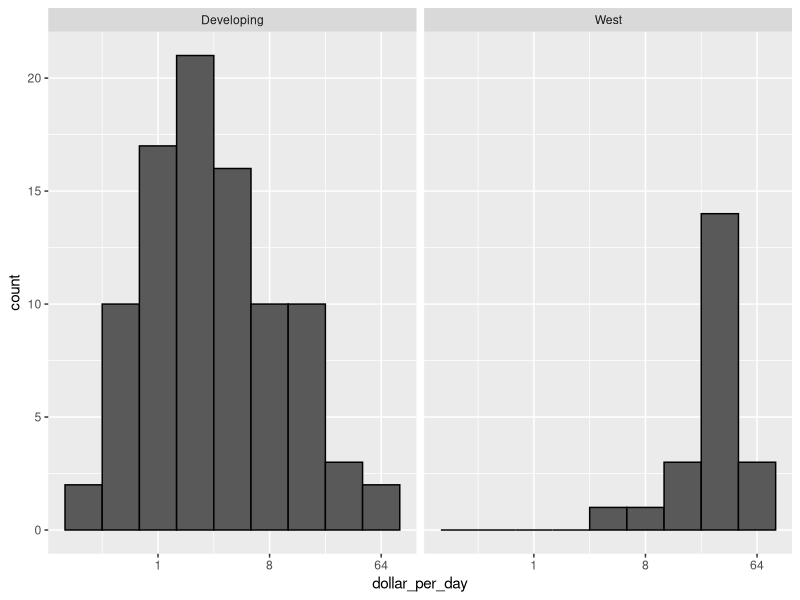
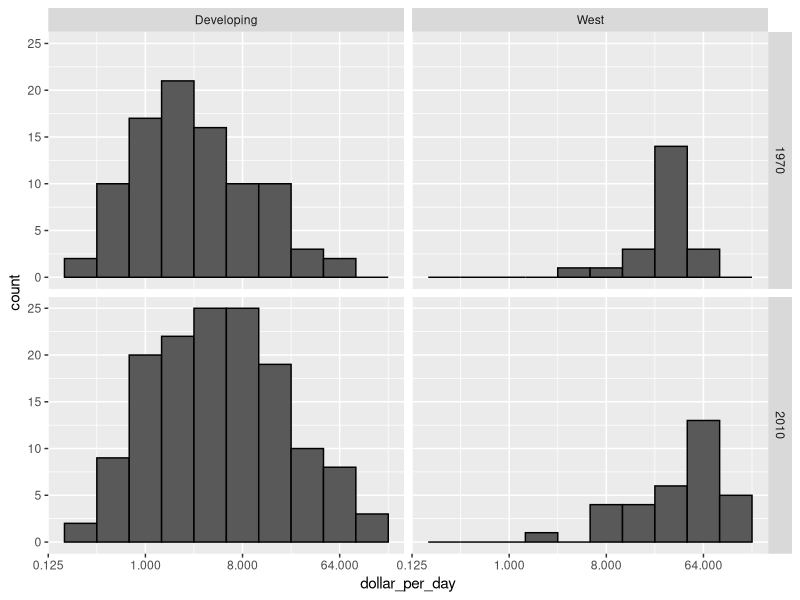
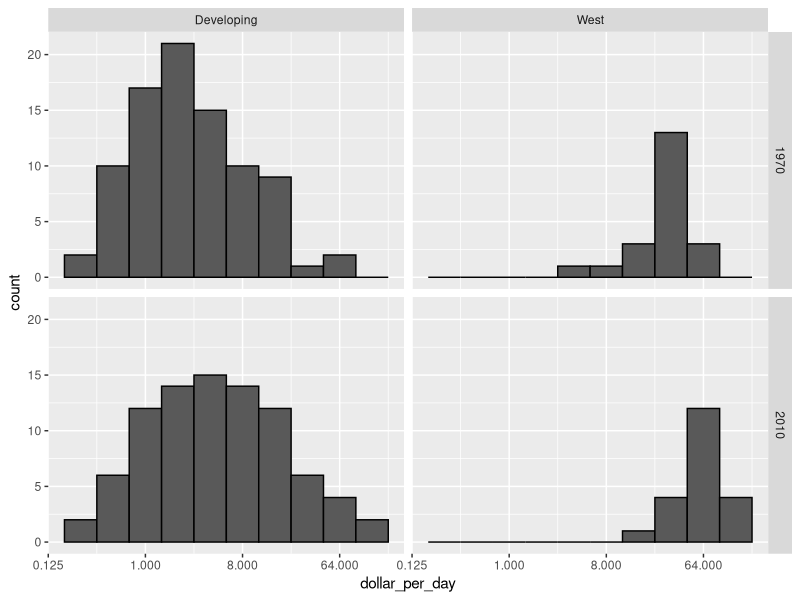
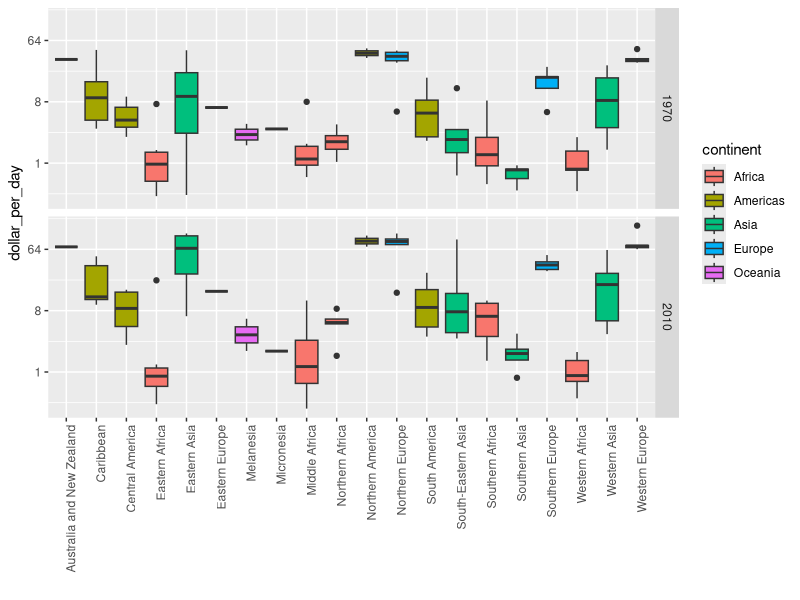
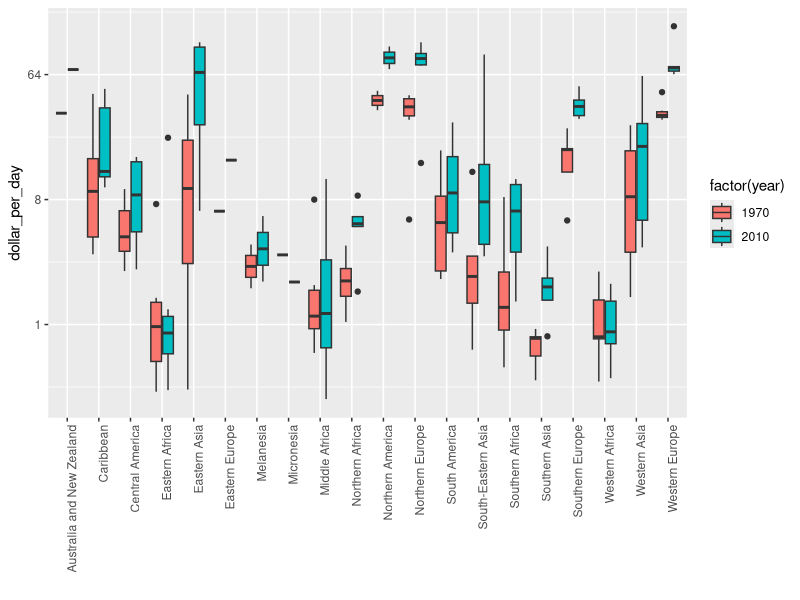

The R script that drew these images, in order:
library(tidyverse)
library(dslabs)

data("gapminder")

west <- c('Western Europe','Northern Europe','Southern Europe','Northern America',
          'Australia and New Zealand')

past_year <- 1970

gapminder <- gapminder %>% 
  mutate(dollar_per_day = gdp/population/365)

p <- gapminder %>%
  filter(year == past_year & !is.na(gdp)) %>%
  mutate(group = ifelse(region %in% west, 'West','Developing')) %>% 
  ggplot(aes(dollar_per_day)) + 
  geom_histogram(binwidth = 1,color = 'black') +
  scale_x_continuous(trans = 'log2') +
  facet_grid(.~group)


present_year <- 2010

q <- gapminder %>%
  filter(year %in% c(past_year,present_year) & !is.na(gdp)) %>%
  mutate(group = ifelse(region %in% west, 'West','Developing')) %>% 
  ggplot(aes(dollar_per_day)) + 
  geom_histogram(binwidth = 1,color = 'black') +
  scale_x_continuous(trans = 'log2') +
  facet_grid(year~group)

#since for the year 2010 many countries are new which werent present in 1970
#example USSR, so we are only gonna plot the data for the countries where 
#records are present for both the years

country_list1 <- gapminder %>% 
  filter(year == past_year & !is.na(dollar_per_day)) %>% .$country

country_list2 <- gapminder %>% 
  filter(year == present_year & !is.na(dollar_per_day)) %>% .$country

country_list <- intersect(country_list1,country_list2)


r <- gapminder %>%
  filter(year %in% c(past_year,present_year) & country %in% country_list) %>%
  mutate(group = ifelse(region %in% west, 'West','Developing')) %>% 
  ggplot(aes(dollar_per_day)) + 
  geom_histogram(binwidth = 1,color = 'black') +
  scale_x_continuous(trans = 'log2') +
  facet_grid(year~group)
  
s <- gapminder %>%
  filter(year %in% c(past_year,present_year) & country %in% country_list) %>%
  mutate(group = ifelse(region %in% west, 'West','Developing')) %>% 
  ggplot() + 
  theme(axis.text.x = element_text(angle = 90,hjust = 1)) +
  xlab('') +
  scale_y_continuous(trans = 'log2') 

s <- s + geom_boxplot(aes(region,dollar_per_day,fill=continent)) + 
  facet_grid(year~.)

# as we can see to compare it is a bit diffcult so we change it by not using
#facet but by filling in color for 1970 and 2010

t <- gapminder %>%
  filter(year %in% c(past_year,present_year) & country %in% country_list) %>%
  mutate(group = ifelse(region %in% west, 'West','Developing')) %>% 
  ggplot() + 
  theme(axis.text.x = element_text(angle = 90,hjust = 1)) +
  xlab('') +
  scale_y_continuous(trans = 'log2') 

t <- t + geom_boxplot(aes(region,dollar_per_day,fill = factor(year)))
  
print(p)
print(q)
print(r)
print(s)
print(t)
